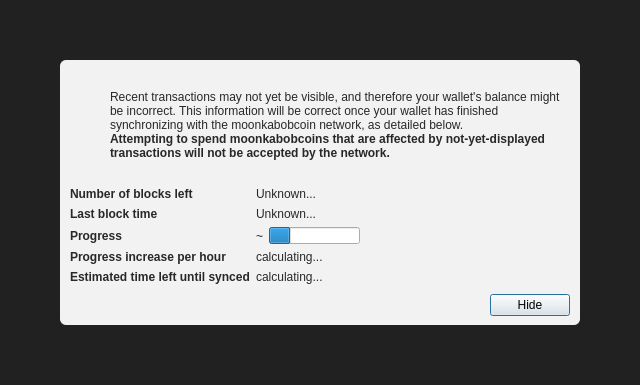
<?xml version="1.0" encoding="UTF-8"?>
<ui version="4.0">
 <class>ModalOverlay</class>
 <widget class="ModalOverlay" name="ModalOverlay">
  <property name="geometry">
   <rect>
    <x>0</x>
    <y>0</y>
    <width>640</width>
    <height>385</height>
   </rect>
  </property>
  <property name="windowTitle">
   <string>Form</string>
  </property>
  <layout class="QVBoxLayout" name="verticalLayout" stretch="0">
   <property name="sizeConstraint">
    <enum>QLayout::SetDefaultConstraint</enum>
   </property>
   <property name="leftMargin">
    <number>0</number>
   </property>
   <property name="topMargin">
    <number>0</number>
   </property>
   <property name="rightMargin">
    <number>0</number>
   </property>
   <property name="bottomMargin">
    <number>0</number>
   </property>
   <item>
    <widget class="QWidget" name="bgWidget" native="true">
     <property name="styleSheet">
      <string notr="true">#bgWidget { background: rgba(0,0,0,220); }</string>
     </property>
     <layout class="QVBoxLayout" name="verticalLayoutMain" stretch="1">
      <property name="leftMargin">
       <number>60</number>
      </property>
      <property name="topMargin">
       <number>60</number>
      </property>
      <property name="rightMargin">
       <number>60</number>
      </property>
      <property name="bottomMargin">
       <number>60</number>
      </property>
      <item>
       <widget class="QWidget" name="contentWidget" native="true">
        <property name="styleSheet">
         <string notr="true">#contentWidget { background: rgba(255,255,255,240); border-radius: 6px; }

QLabel { color: rgb(40,40,40);  }</string>
        </property>
        <layout class="QVBoxLayout" name="verticalLayoutSub" stretch="1,0,0,0">
         <property name="spacing">
          <number>0</number>
         </property>
         <property name="leftMargin">
          <number>10</number>
         </property>
         <property name="topMargin">
          <number>10</number>
         </property>
         <property name="rightMargin">
          <number>10</number>
         </property>
         <property name="bottomMargin">
          <number>10</number>
         </property>
         <item>
          <layout class="QHBoxLayout" name="horizontalLayoutIconText" stretch="0,1">
           <property name="topMargin">
            <number>20</number>
           </property>
           <item>
            <layout class="QVBoxLayout" name="verticalLayoutIcon">
             <property name="leftMargin">
              <number>0</number>
             </property>
             <item>
              <widget class="QPushButton" name="warningIcon">
               <property name="enabled">
                <bool>false</bool>
               </property>
               <property name="text">
                <string/>
               </property>
               <property name="icon">
                <iconset>
                 <normaloff>:/icons/warning</normaloff>
                 <disabledoff>:/icons/warning</disabledoff>:/icons/warning</iconset>
               </property>
               <property name="iconSize">
                <size>
                 <width>48</width>
                 <height>48</height>
                </size>
               </property>
               <property name="flat">
                <bool>true</bool>
               </property>
              </widget>
             </item>
             <item>
              <spacer name="verticalSpacerWarningIcon">
               <property name="orientation">
                <enum>Qt::Vertical</enum>
               </property>
               <property name="sizeHint" stdset="0">
                <size>
                 <width>20</width>
                 <height>40</height>
                </size>
               </property>
              </spacer>
             </item>
            </layout>
           </item>
           <item>
            <layout class="QVBoxLayout" name="verticalLayoutInfoText">
             <property name="leftMargin">
              <number>0</number>
             </property>
             <property name="topMargin">
              <number>0</number>
             </property>
             <item>
              <widget class="QLabel" name="infoText">
               <property name="text">
                <string>Recent transactions may not yet be visible, and therefore your wallet's balance might be incorrect. This information will be correct once your wallet has finished synchronizing with the moonkabobcoin network, as detailed below.</string>
               </property>
               <property name="textFormat">
                <enum>Qt::RichText</enum>
               </property>
               <property name="wordWrap">
                <bool>true</bool>
               </property>
              </widget>
             </item>
             <item>
              <widget class="QLabel" name="infoTextStrong">
               <property name="font">
                <font>
                 <weight>75</weight>
                 <bold>true</bold>
                </font>
               </property>
               <property name="text">
                <string>Attempting to spend moonkabobcoins that are affected by not-yet-displayed transactions will not be accepted by the network.</string>
               </property>
               <property name="textFormat">
                <enum>Qt::RichText</enum>
               </property>
               <property name="wordWrap">
                <bool>true</bool>
               </property>
              </widget>
             </item>
             <item>
              <spacer name="verticalSpacerInTextSpace">
               <property name="orientation">
                <enum>Qt::Vertical</enum>
               </property>
               <property name="sizeHint" stdset="0">
                <size>
                 <width>20</width>
                 <height>40</height>
                </size>
               </property>
              </spacer>
             </item>
            </layout>
           </item>
          </layout>
         </item>
         <item>
          <spacer name="verticalSpacerAfterText">
           <property name="orientation">
            <enum>Qt::Vertical</enum>
           </property>
           <property name="sizeHint" stdset="0">
            <size>
             <width>20</width>
             <height>40</height>
            </size>
           </property>
          </spacer>
         </item>
         <item>
          <layout class="QFormLayout" name="formLayout">
           <property name="fieldGrowthPolicy">
            <enum>QFormLayout::FieldsStayAtSizeHint</enum>
           </property>
           <property name="horizontalSpacing">
            <number>6</number>
           </property>
           <property name="verticalSpacing">
            <number>6</number>
           </property>
           <property name="topMargin">
            <number>10</number>
           </property>
           <item row="0" column="0">
            <widget class="QLabel" name="labelNumberOfBlocksLeft">
             <property name="font">
              <font>
               <weight>75</weight>
               <bold>true</bold>
              </font>
             </property>
             <property name="text">
              <string>Number of blocks left</string>
             </property>
            </widget>
           </item>
           <item row="0" column="1">
            <widget class="QLabel" name="numberOfBlocksLeft">
             <property name="text">
              <string>Unknown...</string>
             </property>
            </widget>
           </item>
           <item row="1" column="0">
            <widget class="QLabel" name="labelLastBlockTime">
             <property name="font">
              <font>
               <weight>75</weight>
               <bold>true</bold>
              </font>
             </property>
             <property name="text">
              <string>Last block time</string>
             </property>
            </widget>
           </item>
           <item row="1" column="1">
            <widget class="QLabel" name="newestBlockDate">
             <property name="sizePolicy">
              <sizepolicy hsizetype="Maximum" vsizetype="Preferred">
               <horstretch>0</horstretch>
               <verstretch>0</verstretch>
              </sizepolicy>
             </property>
             <property name="text">
              <string>Unknown...</string>
             </property>
            </widget>
           </item>
           <item row="2" column="0">
            <widget class="QLabel" name="labelSyncDone">
             <property name="font">
              <font>
               <weight>75</weight>
               <bold>true</bold>
              </font>
             </property>
             <property name="text">
              <string>Progress</string>
             </property>
            </widget>
           </item>
           <item row="2" column="1">
            <layout class="QHBoxLayout" name="horizontalLayoutSync" stretch="0,1">
             <item>
              <widget class="QLabel" name="percentageProgress">
               <property name="text">
                <string notr="true">~</string>
               </property>
              </widget>
             </item>
             <item>
              <widget class="QProgressBar" name="progressBar">
               <property name="value">
                <number>24</number>
               </property>
               <property name="format">
                <string/>
               </property>
              </widget>
             </item>
            </layout>
           </item>
           <item row="4" column="0">
            <widget class="QLabel" name="labelProgressIncrease">
             <property name="font">
              <font>
               <weight>75</weight>
               <bold>true</bold>
              </font>
             </property>
             <property name="text">
              <string>Progress increase per hour</string>
             </property>
            </widget>
           </item>
           <item row="4" column="1">
            <widget class="QLabel" name="progressIncreasePerH">
             <property name="text">
              <string>calculating...</string>
             </property>
            </widget>
           </item>
           <item row="5" column="0">
            <widget class="QLabel" name="labelEstimatedTimeLeft">
             <property name="font">
              <font>
               <weight>75</weight>
               <bold>true</bold>
              </font>
             </property>
             <property name="text">
              <string>Estimated time left until synced</string>
             </property>
            </widget>
           </item>
           <item row="5" column="1">
            <widget class="QLabel" name="expectedTimeLeft">
             <property name="text">
              <string>calculating...</string>
             </property>
            </widget>
           </item>
          </layout>
         </item>
         <item>
          <layout class="QHBoxLayout" name="horizontalLayoutButtons">
           <property name="leftMargin">
            <number>10</number>
           </property>
           <property name="topMargin">
            <number>10</number>
           </property>
           <item>
            <spacer name="horizontalSpacer">
             <property name="orientation">
              <enum>Qt::Horizontal</enum>
             </property>
             <property name="sizeHint" stdset="0">
              <size>
               <width>40</width>
               <height>20</height>
              </size>
             </property>
            </spacer>
           </item>
           <item>
            <widget class="QPushButton" name="closeButton">
             <property name="text">
              <string>Hide</string>
             </property>
             <property name="focusPolicy">
              <enum>Qt::StrongFocus</enum>
             </property>
             <property name="default">
              <bool>true</bool>
             </property>
            </widget>
           </item>
          </layout>
         </item>
        </layout>
       </widget>
      </item>
     </layout>
    </widget>
   </item>
  </layout>
 </widget>
 <customwidgets>
  <customwidget>
   <class>ModalOverlay</class>
   <extends>QWidget</extends>
   <header>qt/modaloverlay.h</header>
   <container>1</container>
  </customwidget>
 </customwidgets>
 <resources/>
 <connections/>
</ui>
